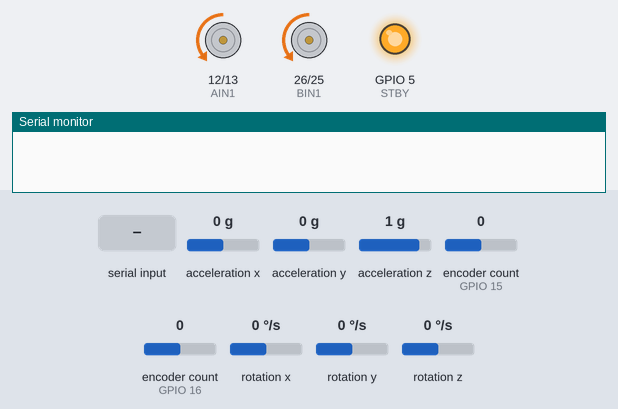
This program was run on a simulated ESP32. On the bench: motor-driver pin pairs drawn as motors (green arrow = first pin HIGH = forward, orange = second pin HIGH = backward, longer = more drive, scaled by the enable pin, stopped while the standby pin is LOW), output pins drawn as LEDs (lit = HIGH), the last lines printed to the serial monitor. Wiring (inferred from the names in the program): MPU-6050 motion sensor at I2C address 0x68. The test bench sets the inputs (shaded band); at power-on: rotation x 0 °/s, acceleration y 0 g, acceleration x 0 g, acceleration z 1 g, encoder count (sensors on GPIO 15, GPIO 16) 0, rotation y 0 °/s, rotation z 0 °/s. Nothing arrives over Bluetooth unless stated.

Above: at 2.2 s.
2.3 s: "F,45\n" received over the second serial link
5.3 s: rotation x set to 74 °/s
At 6.3 s:
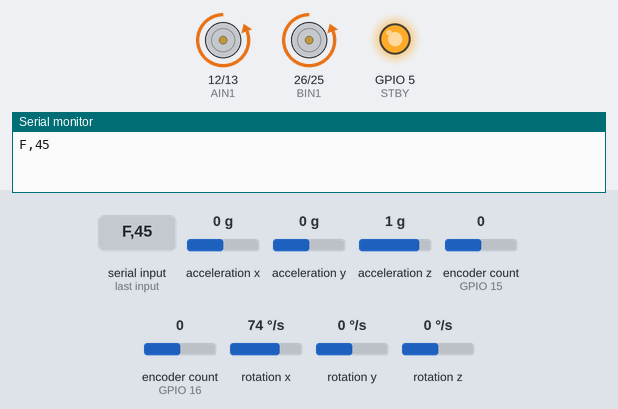
8.3 s: acceleration y set to -1.4 g
At 8.53 s:
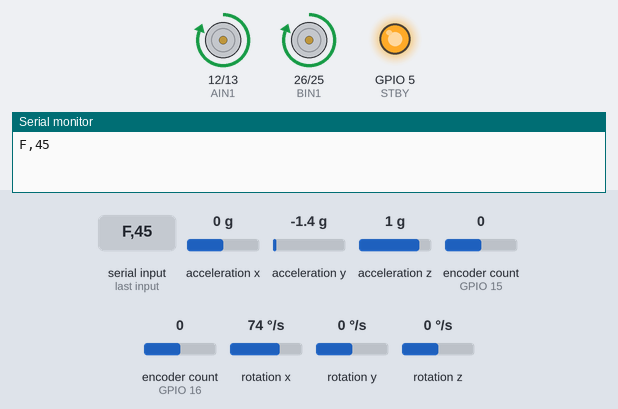
At 9.7 s:
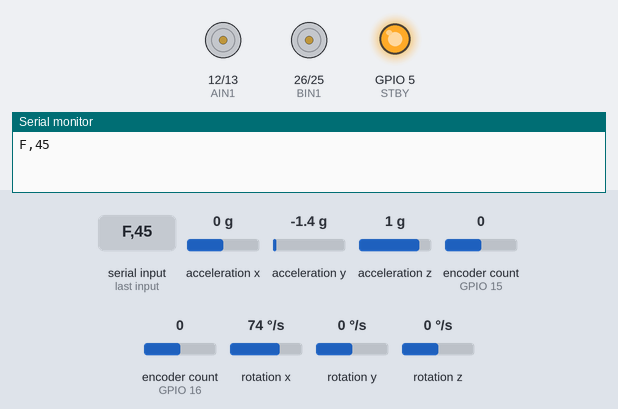
Timing chart, 0 to 11.3 s (numbered marks = the images above; inputs shaded):
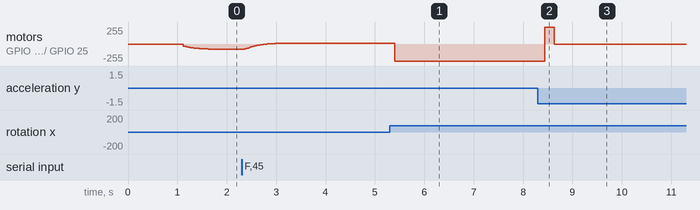

The program:

main.cpp
```cpp
#include <Arduino.h>
#include <Wire.h>
#include <ESP32Encoder.h>
#include <MPU6050_light.h>
#include <math.h>
#include "BluetoothSerial.h"

//==================== 对象 ====================

BluetoothSerial SerialBT;
MPU6050 mpu(Wire);

ESP32Encoder encoderL(0);
ESP32Encoder encoderR(1);

//==================== 引脚 ====================

const int AIN1 = 12, AIN2 = 13, PWMA = 14;
const int BIN1 = 26, BIN2 = 25, PWMB = 27;
const int STBY = 5;

const int ENC_LA = 15, ENC_LB = 2;
const int ENC_RA = 16, ENC_RB = 4;

//==================== PID 参数 ====================

volatile float Kp = 350;
volatile float Kd = 1.0;

volatile float Kp_speed = 0.1;
volatile float Ki_speed = 0.001;

volatile float alpha = 0.98;
volatile float angleOffset = 1.8;

volatile int motor_deadzone = 20;

//==================== 遥控变量 ====================

volatile float targetSpeedCmd = 0;   // 遥控目标速度
volatile float targetSpeed = 0;      // 平滑后的速度
volatile float targetTurn = 0;
volatile float speedLevel = 20;

//==================== 状态变量 ====================

float angle = 0;
float gyroX = 0;

float targetAngle = 0;

float speedIntegral = 0;
float speed = 0;

int pwmL = 0;
int pwmR = 0;

unsigned long lastUpdateTime = 0;

//==================== PWM ====================

const int freq = 5000;
const int chA = 0;
const int chB = 1;
const int resolution = 11;

//==================== 定时器 ====================

hw_timer_t *timer = NULL;
SemaphoreHandle_t timerSemaphore;

//==================== 电机控制 ====================

void setMotorL(int pwm)
{
    if (pwm == 0)
    {
        ledcWrite(chA, 0);
        return;
    }

    int final_pwm = (pwm > 0) ? (pwm + motor_deadzone) : (pwm - motor_deadzone);
    final_pwm = constrain(final_pwm, -2048, 2048);

    digitalWrite(AIN1, final_pwm > 0);
    digitalWrite(AIN2, final_pwm <= 0);

    ledcWrite(chA, abs(final_pwm));
}

void setMotorR(int pwm)
{
    if (pwm == 0)
    {
        ledcWrite(chB, 0);
        return;
    }

    int final_pwm = (pwm > 0) ? (pwm + motor_deadzone) : (pwm - motor_deadzone);
    final_pwm = constrain(final_pwm, -2048, 2048);

    digitalWrite(BIN1, final_pwm > 0);
    digitalWrite(BIN2, final_pwm <= 0);

    ledcWrite(chB, abs(final_pwm));
}

//==================== 蓝牙遥控解析 ====================

void handleBluetoothControl(char c)
{
    switch (c)
    {
        case 'F':
            targetSpeedCmd = speedLevel;
            targetTurn = 0;
            break;

        case 'B':
            targetSpeedCmd = -speedLevel;
            targetTurn = 0;
            break;

        case 'L':
            targetSpeedCmd = speedLevel;
            targetTurn = 50;
            break;

        case 'R':
            targetSpeedCmd = speedLevel;
            targetTurn = -50;
            break;

        case 'S':
            targetSpeedCmd = 0;
            targetTurn = 0;
            break;

        case '1': speedLevel = 10; break;
        case '2': speedLevel = 20; break;
        case '3': speedLevel = 30; break;
        case '4': speedLevel = 40; break;
        case '5': speedLevel = 50; break;
        case '6': speedLevel = 60; break;
        case '7': speedLevel = 70; break;
    }
}

//==================== 执行调参指令 ====================

void executeCommand(char cmd, float val)
{
    switch (toupper(cmd))
    {
        case 'P': Kp = val; break;
        case 'D': Kd = val; break;
        case 'S': Kp_speed = val; break;
        case 'I': Ki_speed = val; break;
        case 'A': alpha = constrain(val, 0, 1); break;
        case 'O': angleOffset = val; break;
        case 'M': motor_deadzone = (int)val; break;
        case 'V': targetSpeed = val; break;
    }
}

//==================== 串口调参 ====================

void handleSerialTuning()
{
    static String btBuffer = "";

    while (SerialBT.available())
    {
        char c = SerialBT.read();

        handleBluetoothControl(c);

        if (c != '\0')
            Serial.write(c);

        if (c == '\n' || c == '\r')
        {
            if (btBuffer.length() > 0)
            {
                char cmd = btBuffer[0];
                float val = btBuffer.substring(1).toFloat();
                executeCommand(cmd, val);
                btBuffer = "";
            }
        }
        else if (c != '\0')
        {
            btBuffer += c;
        }
    }

    if (Serial.available())
    {
        char cmd = Serial.read();
        float val = Serial.parseFloat();

        executeCommand(cmd, val);
        Serial.printf("\n[USB] %c = %.4f\n", toupper(cmd), val);
    }
}

//==================== 定时器 ====================

void IRAM_ATTR onTimer()
{
    xSemaphoreGiveFromISR(timerSemaphore, NULL);
}

//==================== 控制环 ====================

void TaskControl(void *pvParameters)
{
    float gyroFilter = 0;

    while (true)
    {
        if (xSemaphoreTake(timerSemaphore, portMAX_DELAY))
        {
            Wire.beginTransmission(0x68);
            Wire.write(0x3B);
            Wire.endTransmission(false);
            Wire.requestFrom(0x68, 14);

            int16_t ax = (Wire.read() << 8) | Wire.read();
            int16_t ay = (Wire.read() << 8) | Wire.read();
            int16_t az = (Wire.read() << 8) | Wire.read();

            Wire.read(); Wire.read();

            int16_t gx = (Wire.read() << 8) | Wire.read();

            unsigned long currentTime = millis();
            float dt = (currentTime - lastUpdateTime) / 1000.0;

            if (dt <= 0 || dt > 0.1)
                dt = 0.005;

            lastUpdateTime = currentTime;

            gyroX = gx / 131.0;

            float accel_angle = atan2((float)ay, (float)az) * 180.0 / M_PI + angleOffset;

            angle = alpha * (angle + gyroX * dt) + (1 - alpha) * accel_angle;

            gyroFilter = 0.9 * gyroFilter + 0.1 * gyroX;

            float vertical = Kp * (targetAngle - angle) + Kd * gyroFilter;

            int turn = (int)targetTurn;

            pwmL = vertical + turn;
            pwmR = vertical - turn;

            if (abs(angle) > 20)
            {
                setMotorL(0);
                setMotorR(0);
                speedIntegral = 0;
            }
            else
            {
                setMotorL(pwmL);
                setMotorR(pwmR);
            }
        }
    }
}

//==================== 速度环 ====================

void TaskSpeed(void *pvParameters)
{
    TickType_t lastWake = xTaskGetTickCount();

    long lastL = 0;
    long lastR = 0;

    while (true)
    {
        // ===== 平滑加速 =====
        float accel = 2.5; // 每周期最大变化量

        if (targetSpeed < targetSpeedCmd)
        {
            targetSpeed += accel;
            if (targetSpeed > targetSpeedCmd)
                targetSpeed = targetSpeedCmd;
        }
        else if (targetSpeed > targetSpeedCmd)
        {
            targetSpeed -= accel * 2;
            if (targetSpeed < targetSpeedCmd)
                targetSpeed = targetSpeedCmd;
        }

        long nowL = encoderL.getCount();
        long nowR = encoderR.getCount();

        speed = ((nowL - lastL) + (nowR - lastR)) / 2.0;

        lastL = nowL;
        lastR = nowR;

        float error = targetSpeed - speed;

        speedIntegral = constrain(speedIntegral + error * 0.02, -250, 250);

        static float angleFilter = 0;

        float out = Kp_speed * error + Ki_speed * speedIntegral;

        // 将 0.8/0.2 改为 0.9/0.1 或者 0.95/0.05
        angleFilter = 0.9 * angleFilter + 0.1 * out;

        targetAngle = angleFilter;

        vTaskDelayUntil(&lastWake, pdMS_TO_TICKS(20));
    }
}

//==================== 初始化 ====================

void setup()
{
    Serial.begin(115200);

    SerialBT.begin("ESP32_Balance_Car");

    pinMode(AIN1, OUTPUT);
    pinMode(AIN2, OUTPUT);

    pinMode(BIN1, OUTPUT);
    pinMode(BIN2, OUTPUT);

    pinMode(STBY, OUTPUT);

    digitalWrite(STBY, HIGH);

    ledcSetup(chA, freq, resolution);
    ledcAttachPin(PWMA, chA);

    ledcSetup(chB, freq, resolution);
    ledcAttachPin(PWMB, chB);

    encoderL.attachFullQuad(ENC_LA, ENC_LB);
    encoderR.attachFullQuad(ENC_RA, ENC_RB);

    Wire.begin();
    Wire.setClock(400000);

    mpu.begin();
    mpu.calcOffsets();

    timerSemaphore = xSemaphoreCreateBinary();

    timer = timerBegin(0, 80, true);
    timerAttachInterrupt(timer, &onTimer, true);
    timerAlarmWrite(timer, 5000, true);
    timerAlarmEnable(timer);

    xTaskCreatePinnedToCore(TaskControl, "control", 4096, NULL, 5, NULL, 1);
    xTaskCreatePinnedToCore(TaskSpeed, "speed", 4096, NULL, 4, NULL, 1);
}

//==================== 主循环 ====================

void loop()
{
    handleSerialTuning();

    static unsigned long lastPrint = 0;

    if (millis() - lastPrint > 200)
    {
        if (SerialBT.hasClient())
        {
            char buf[180];

            sprintf(buf,
                    "Ang:%.2f Tgt:%.2f Spd:%.1f CmdSpd:%.0f Turn:%.0f P:%.0f D:%.2f\n",
                    angle,
                    targetAngle,
                    speed,
                    targetSpeed,
                    targetTurn,
                    Kp,
                    Kd);

            SerialBT.print(buf);
        }

        lastPrint = millis();
    }
}
```

Measured:
- after the input at 8.3 s, motor on GPIO 12 (AIN1) / GPIO 13 (AIN2), motor on GPIO 26 (BIN1) / GPIO 25 (BIN2): backward 255/255 → forward 255/255 after 0.14 s, → stopped 0.19 s later
